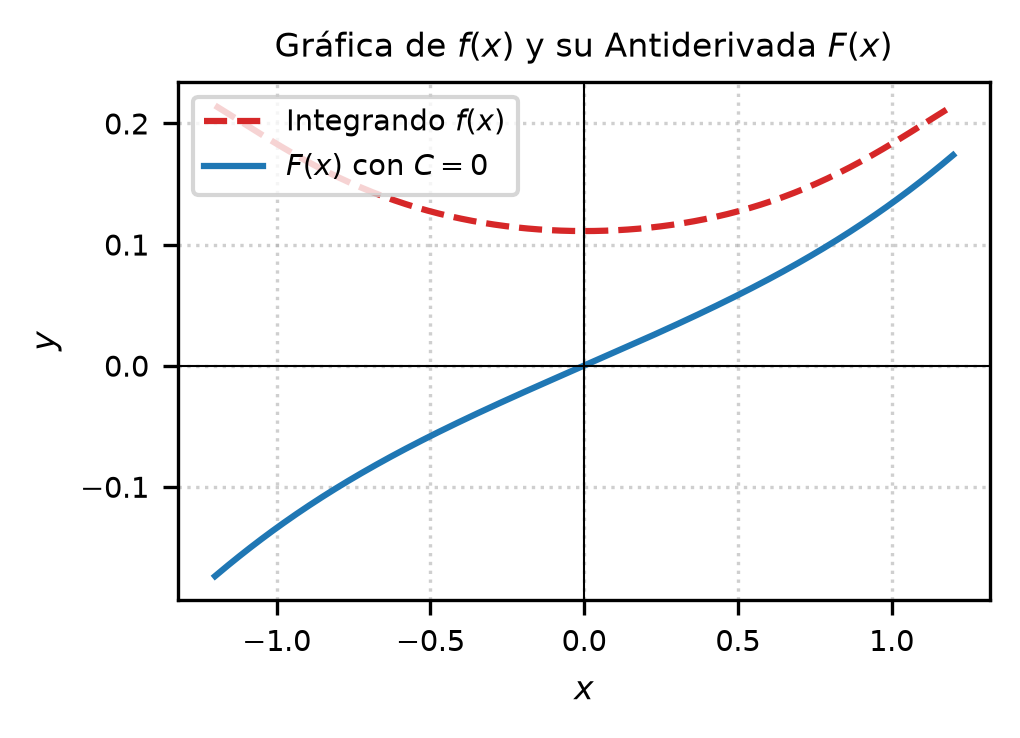

This chart was generated by the following Python code:
import matplotlib
matplotlib.use('Agg')
import numpy as np
import matplotlib.pyplot as plt

# Configuración de estilo para IEEE de dos columnas
plt.rcParams.update({
    'font.size': 8,
    'axes.labelsize': 8,
    'legend.fontsize': 7,
    'xtick.labelsize': 7,
    'ytick.labelsize': 7,
    'figure.figsize': (3.5, 2.5),
    'figure.autolayout': True
})

# Definir el dominio evitando las asíntotas de la tangente y secante
x = np.linspace(-1.2, 1.2, 400)

# Función original (integrando) y la antiderivada con C=0
integrand = 1.0 / (4.0 * np.sin(x)**2 + 9.0 * np.cos(x)**2)
F_x = (1.0 / 6.0) * np.arctan((2.0 * np.tan(x)) / 3.0)

fig, ax = plt.subplots()

ax.plot(x, integrand, label=r'Integrando $f(x)$', color='tab:red', linestyle='--')
ax.plot(x, F_x, label=r'$F(x)$ con $C=0$', color='tab:blue', linewidth=1.5)

ax.set_title(r'Gráfica de $f(x)$ y su Antiderivada $F(x)$', fontsize=8)
ax.set_xlabel(r'$x$')
ax.set_ylabel(r'$y$')
ax.axhline(0, color='black', linewidth=0.5, linestyle='-')
ax.axvline(0, color='black', linewidth=0.5, linestyle='-')
ax.grid(True, linestyle=':', alpha=0.6)
ax.legend(loc='upper left')


plt.savefig(r'semana_04/graficas/SEM04_P25_grafica.png', dpi=300, bbox_inches='tight')
plt.close()
